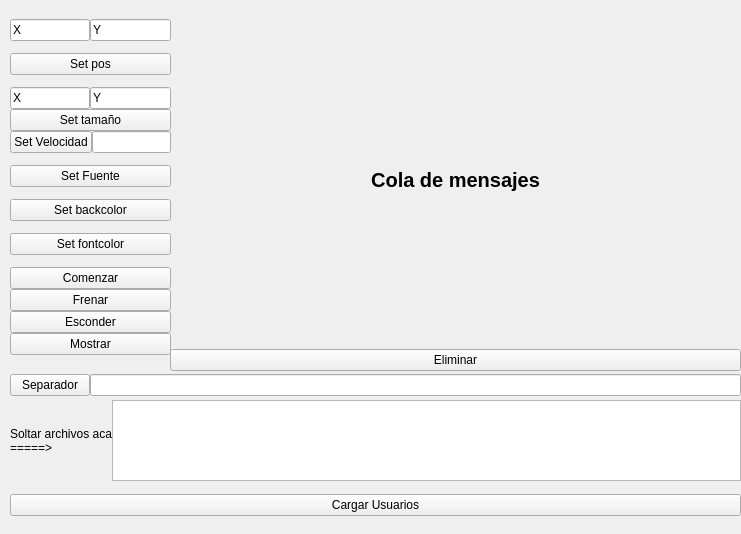
<ui version="4.0" >
 <class>MainTxtWindow</class>
 <widget class="QWidget" name="MainTxtWindow" >
  <property name="geometry" >
   <rect>
    <x>0</x>
    <y>0</y>
    <width>741</width>
    <height>534</height>
   </rect>
  </property>
  <property name="sizePolicy" >
   <sizepolicy vsizetype="Fixed" hsizetype="Fixed" >
    <horstretch>0</horstretch>
    <verstretch>0</verstretch>
   </sizepolicy>
  </property>
  <property name="windowTitle" >
   <string>Sms Text Control Window</string>
  </property>
  <widget class="QWidget" name="verticalLayoutWidget_2" >
   <property name="geometry" >
    <rect>
     <x>10</x>
     <y>7</y>
     <width>161</width>
     <height>361</height>
    </rect>
   </property>
   <layout class="QVBoxLayout" name="verticalLayout_2" >
    <property name="spacing" >
     <number>0</number>
    </property>
    <item>
     <layout class="QHBoxLayout" name="horizontalLayout_2" >
      <property name="spacing" >
       <number>0</number>
      </property>
      <item>
       <widget class="QLineEdit" name="txtposX" >
        <property name="inputMask" >
         <string/>
        </property>
        <property name="text" >
         <string>X</string>
        </property>
       </widget>
      </item>
      <item>
       <widget class="QLineEdit" name="txtposY" >
        <property name="text" >
         <string>Y</string>
        </property>
       </widget>
      </item>
     </layout>
    </item>
    <item>
     <widget class="QPushButton" name="txtbuttonSetPos" >
      <property name="text" >
       <string>Set pos</string>
      </property>
     </widget>
    </item>
    <item>
     <layout class="QVBoxLayout" name="txtsizeLayout" >
      <property name="spacing" >
       <number>0</number>
      </property>
      <item>
       <layout class="QHBoxLayout" name="horizontalLayout" >
        <property name="spacing" >
         <number>0</number>
        </property>
        <item>
         <widget class="QLineEdit" name="txtsizeX" >
          <property name="inputMask" >
           <string/>
          </property>
          <property name="text" >
           <string>X</string>
          </property>
         </widget>
        </item>
        <item>
         <widget class="QLineEdit" name="txtsizeY" >
          <property name="text" >
           <string>Y</string>
          </property>
         </widget>
        </item>
       </layout>
      </item>
      <item>
       <widget class="QPushButton" name="txtbuttonSetSize" >
        <property name="text" >
         <string>Set tamaño</string>
        </property>
       </widget>
      </item>
      <item>
       <layout class="QHBoxLayout" name="horizontalLayout_4" >
        <property name="spacing" >
         <number>0</number>
        </property>
        <item>
         <widget class="QPushButton" name="txtbuttonSetVelocity" >
          <property name="text" >
           <string>Set Velocidad</string>
          </property>
         </widget>
        </item>
        <item>
         <widget class="QLineEdit" name="txttextVelocity" />
        </item>
       </layout>
      </item>
     </layout>
    </item>
    <item>
     <widget class="QPushButton" name="txtbuttonSetFont" >
      <property name="text" >
       <string>Set Fuente</string>
      </property>
     </widget>
    </item>
    <item>
     <widget class="QPushButton" name="txtbuttonSetBackColor" >
      <property name="text" >
       <string>Set backcolor</string>
      </property>
     </widget>
    </item>
    <item>
     <widget class="QPushButton" name="txtbuttonSetFontColor" >
      <property name="text" >
       <string>Set fontcolor</string>
      </property>
     </widget>
    </item>
    <item>
     <layout class="QVBoxLayout" name="verticalLayout_4" >
      <property name="spacing" >
       <number>0</number>
      </property>
      <item>
       <widget class="QPushButton" name="txtbuttonStart" >
        <property name="text" >
         <string>Comenzar</string>
        </property>
       </widget>
      </item>
      <item>
       <widget class="QPushButton" name="txtbuttonStop" >
        <property name="text" >
         <string>Frenar</string>
        </property>
       </widget>
      </item>
      <item>
       <layout class="QVBoxLayout" name="verticalLayout" >
        <property name="spacing" >
         <number>0</number>
        </property>
        <item>
         <widget class="QPushButton" name="txtbuttonHideWindow" >
          <property name="text" >
           <string>Esconder</string>
          </property>
         </widget>
        </item>
        <item>
         <widget class="QPushButton" name="txtbuttonShowWindow" >
          <property name="text" >
           <string>Mostrar</string>
          </property>
         </widget>
        </item>
       </layout>
      </item>
     </layout>
    </item>
   </layout>
  </widget>
  <widget class="QWidget" name="horizontalLayoutWidget" >
   <property name="geometry" >
    <rect>
     <x>10</x>
     <y>400</y>
     <width>731</width>
     <height>81</height>
    </rect>
   </property>
   <layout class="QHBoxLayout" name="horizontalLayout_3" >
    <property name="spacing" >
     <number>0</number>
    </property>
    <item>
     <widget class="QLabel" name="label" >
      <property name="text" >
       <string>Soltar archivos aca =====></string>
      </property>
      <property name="scaledContents" >
       <bool>true</bool>
      </property>
      <property name="alignment" >
       <set>Qt::AlignLeading|Qt::AlignLeft|Qt::AlignVCenter</set>
      </property>
      <property name="wordWrap" >
       <bool>true</bool>
      </property>
     </widget>
    </item>
    <item>
     <widget class="QTextEdit" name="txttextFileReciber" >
      <property name="layoutDirection" >
       <enum>Qt::LeftToRight</enum>
      </property>
      <property name="verticalScrollBarPolicy" >
       <enum>Qt::ScrollBarAlwaysOff</enum>
      </property>
      <property name="undoRedoEnabled" >
       <bool>true</bool>
      </property>
      <property name="lineWrapMode" >
       <enum>QTextEdit::NoWrap</enum>
      </property>
      <property name="acceptRichText" >
       <bool>true</bool>
      </property>
     </widget>
    </item>
   </layout>
  </widget>
  <widget class="QWidget" name="verticalLayoutWidget_4" >
   <property name="geometry" >
    <rect>
     <x>170</x>
     <y>10</y>
     <width>571</width>
     <height>361</height>
    </rect>
   </property>
   <layout class="QVBoxLayout" name="verticalLayout_3" >
    <property name="spacing" >
     <number>0</number>
    </property>
    <item>
     <widget class="QLabel" name="label_2" >
      <property name="font" >
       <font>
        <pointsize>15</pointsize>
        <weight>75</weight>
        <bold>true</bold>
       </font>
      </property>
      <property name="text" >
       <string>Cola de mensajes</string>
      </property>
      <property name="alignment" >
       <set>Qt::AlignCenter</set>
      </property>
     </widget>
    </item>
    <item>
     <widget class="QPushButton" name="txtbuttonDeleteSms" >
      <property name="text" >
       <string>Eliminar</string>
      </property>
     </widget>
    </item>
   </layout>
  </widget>
  <widget class="QWidget" name="horizontalLayoutWidget_2" >
   <property name="geometry" >
    <rect>
     <x>10</x>
     <y>370</y>
     <width>731</width>
     <height>31</height>
    </rect>
   </property>
   <layout class="QHBoxLayout" name="horizontalLayout_5" >
    <property name="spacing" >
     <number>0</number>
    </property>
    <item>
     <widget class="QPushButton" name="txtbuttonSetBetween" >
      <property name="text" >
       <string>Separador</string>
      </property>
     </widget>
    </item>
    <item>
     <widget class="QLineEdit" name="txtlineBetween" />
    </item>
   </layout>
  </widget>
  <widget class="QWidget" name="horizontalLayoutWidget_3" >
   <property name="geometry" >
    <rect>
     <x>10</x>
     <y>480</y>
     <width>731</width>
     <height>51</height>
    </rect>
   </property>
   <layout class="QHBoxLayout" name="horizontalLayout_6" >
    <item>
     <widget class="QPushButton" name="txtbuttonLoadUsers" >
      <property name="text" >
       <string>Cargar Usuarios</string>
      </property>
     </widget>
    </item>
   </layout>
  </widget>
 </widget>
 <resources/>
 <connections/>
 <slots>
  <slot>change_size(int,int)</slot>
 </slots>
</ui>
